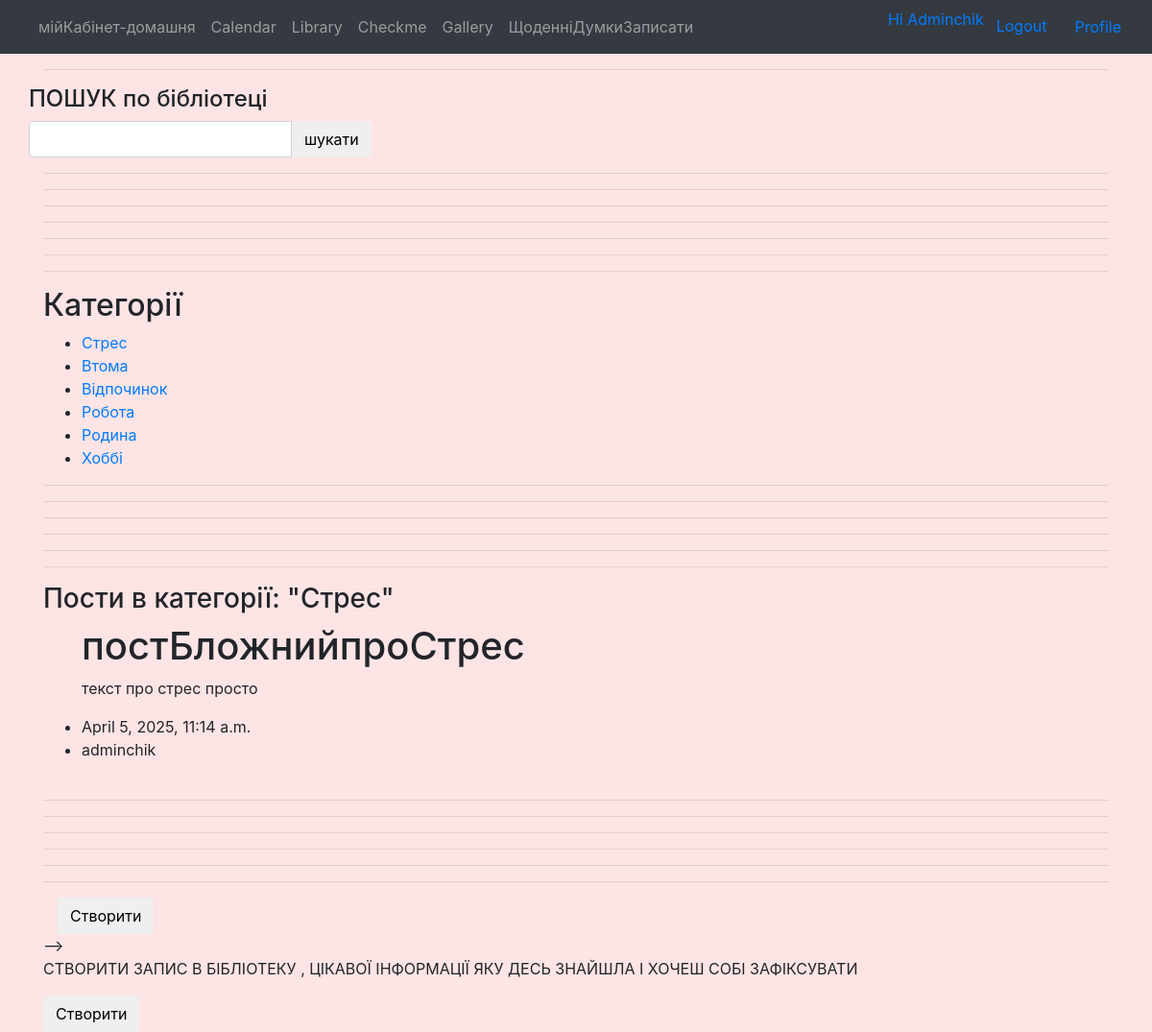
Screenshot of /category/-1/ (signed in) with the database file from the repository.
### mainapp/models.py (models this page shows, shortened)
class Category(models.Model):
    name = models.CharField(max_length=30, verbose_name = "Назва")
    slug = models.SlugField(unique=True, blank=True)
    class Meta:
        verbose_name = "Категорія"
        verbose_name_plural = "Категорії"

class Post(models.Model):
    title = models.CharField(max_length=30, verbose_name = "Заголовок посту")
    content = models.TextField(verbose_name = "Опис посту")
    published_date = models.DateTimeField(auto_created=True, verbose_name = "Дата та час посту")
    category = models.ForeignKey(Category, related_name='posts', on_delete=models.CASCADE, verbose_name="Категорія")
    user = models.ForeignKey(User, on_delete=models.CASCADE, verbose_name = "Автор")
    poster = models.URLField(
        default="https://images.pexels.com/photos/147465/pexels-photo-147465.jpeg?auto=compress&cs=tinysrgb&w=600",
        verbose_name = "Постер")
    teg = models.ManyToManyField(Teg, blank=True, related_name='posts', verbose_name="Хештеги")
    class Meta:
        verbose_name = "ПостБложний"
        verbose_name_plural = "ПостиБложні"

### mainapp/views.py (the view)
# urls.py: path('category/<slug:slug>/', views.library_view, name='library_posts_by_category'),
@login_required()
def library_view(request, slug=None):
    categories = Category.objects.all()
    posts = None
    selected_category = None
    if slug:
        selected_category = get_object_or_404(Category, slug=slug)
        posts = selected_category.posts.all()
    return render(request, 'mainapp/library.html', {
        'categories': categories,
        'selected_category': selected_category,
        'posts': posts,
    })

### templates/mainapp/library.html (shortened to what this page needs)
{% extends 'base.html' %}
{% block content %}
{% load static %}
<link href="{% static 'mainapp/for_lib.css'%}" rel="stylesheet">
<hr>
<div class="row">
    <div class="col-nd-4">
        <div class="well">
        <h4>ПОШУК по бібліотеці</h4>
            <form class="input-group" method="GET" action="{% url 'mainapp:search' %}">
                <input class="form-control" type="search" name="query">
                <span class="input-group-btn">
                                    <button class="btn btn-default" type="submit">
                                        <span class="glyphicon glyphicon-search">шукати</span>
                                    </button>
                </span>
            </form>
        </div>
    </div>
</div>
<hr>
<hr>
<hr>
<hr>
<hr>
<hr>
<hr>
<h2>Категорії</h2>
<ul>
      {% for category in categories %}
            <li>
              <a href="{% url 'mainapp:library_posts_by_category' slug=category.slug %}">
                {{ category.name }}
              </a>
            </li>
      {% endfor %}
</ul>
<hr>
<hr>
<hr>
<hr>
<hr>
<hr>
{% if selected_category %}
    <h3>Пости в категорії: "{{ selected_category.name }}"</h3>
        {% if posts %}
    <ul>
      {% for post in posts %}
        <h1 class="page-header"><a >{{post.title}} </a></h1>
        <p> {{ post.content }} </p>
        <li>{{ post.published_date }} </li>
        <li>{{ post.user }} </li>
      {% endfor %}
    </ul>
  {% else %}
    <p>У цій категорії ще немає постів.</p>
  {% endif %}
{% else %}
  <p>Оберіть категорію, щоб побачити пости.</p>
{% endif %}
<hr>
<hr>
<hr>
<hr>
<hr>
<hr>
<p>СТВОРИТИ ЗАПИС В БІБЛІОТЕКУ , ЦІКАВОЇ ІНФОРМАЦІЇ ЯКУ ДЕСЬ ЗНАЙШЛА І ХОЧЕШ СОБІ ЗАФІКСУВАТИ </p>
<form action="{% url 'mainapp:create' %}" method="POST">
    <input type="submit" value="Створити" class="btn btn-default">
</form>
{% endblock content %}

### templates/menu.html (shortened to what this page needs)
<nav class="navbar navbar-expand-md navbar-dark bg-dark fixed-left">
      <div class="collapse navbar-collapse" id="navbarsExampleDefault">
        <ul class="navbar-nav mr-auto">
            {% if request.user.is_authenticated %}
          <li class="nav-item ">
            <a class="nav-link" href="{% url 'mainapp:home' %}">мійКабінет-домашня</a>
          </li>
          <li class="nav-item">
            <a class="nav-link" href="{% url 'mainapp:calendar' %}">Calendar</a>
          </li>
            <li class="nav-item">
            <a class="nav-link" href="{% url 'mainapp:library_category_list' %}">Library</a>
            </li>
             <li class="nav-item">
            <a class="nav-link" href="{% url 'mainapp:checkme' %}">Checkme</a>
             </li>
             <li class="nav-item">
            <a class="nav-link" href="{% url 'gallery:gallery' %}">Gallery</a>
             </li>
             <li class="nav-item">
            <a class="nav-link" href="{% url 'mainapp:daily_post' %}">ЩоденніДумкиЗаписати</a>
             </li>
            {% endif %}
        </ul>
<nav class="nav">
	                {% if request.user.is_authenticated %}
		                	<a href="#">Hi {{ request.user | title }}</a>
	    	                <a href="{% url 'users:logout' %}" class="btn btn-outline">Logout</a>
                            <a href="{% url 'users:users_profile' %}" class="nav-item nav-link">Profile</a>
	                {% else %}
							<a href="{% url 'users:login' %}" class="btn btn-outline">Login</a>
                            <a href="{% url 'users:register' %}" class="btn btn-outline">Sing up</a>
	                {% endif %}
	              </nav>
      </div>
    </nav>

### static/mainapp/for_lib.css (style rules this page uses)
body { background-color: rgb(238, 239, 255); }

### static/mainapp/new_check.css (style rules this page uses)
body { background-color: rgb(255, 228, 229); }

### rows the page displays
Category: name "Стрес"
Category: name "Втома"
Category: name "Відпочинок"
Category: name "Робота"
Category: name "Родина"
Category: name "Хоббі"
Post: title "постБложнийпроСтрес", content "текст про стрес просто", published_date "April 5, 2025, 11:14 a.m.", user "adminchik"

### other values shown
{{ request.user | title }} "Adminchik"
